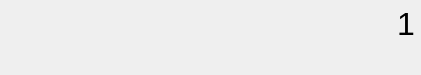
<?xml version="1.0" encoding="UTF-8"?>
<ui version="4.0">
 <class>Ssmr::ObisValueWidget</class>
 <widget class="QWidget" name="Ssmr::ObisValueWidget">
  <property name="geometry">
   <rect>
    <x>0</x>
    <y>0</y>
    <width>421</width>
    <height>75</height>
   </rect>
  </property>
  <property name="windowTitle">
   <string>Form</string>
  </property>
  <layout class="QGridLayout" name="gridLayout">
   <property name="leftMargin">
    <number>6</number>
   </property>
   <property name="topMargin">
    <number>6</number>
   </property>
   <property name="rightMargin">
    <number>6</number>
   </property>
   <property name="bottomMargin">
    <number>6</number>
   </property>
   <item row="0" column="0">
    <layout class="QHBoxLayout" name="horizontalLayout" stretch="1">
     <item>
      <widget class="QLabel" name="lblObisValueDescription">
       <property name="font">
        <font>
         <pointsize>12</pointsize>
         <weight>75</weight>
         <bold>true</bold>
        </font>
       </property>
       <property name="text">
        <string/>
       </property>
       <property name="textFormat">
        <enum>Qt::AutoText</enum>
       </property>
       <property name="alignment">
        <set>Qt::AlignBottom|Qt::AlignLeading|Qt::AlignLeft</set>
       </property>
      </widget>
     </item>
    </layout>
   </item>
   <item row="0" column="1">
    <layout class="QHBoxLayout" name="horizontalLayoutValue">
     <item>
      <widget class="QLabel" name="lblValue">
       <property name="font">
        <font>
         <pointsize>24</pointsize>
        </font>
       </property>
       <property name="text">
        <string>1</string>
       </property>
       <property name="alignment">
        <set>Qt::AlignBottom|Qt::AlignRight|Qt::AlignTrailing</set>
       </property>
      </widget>
     </item>
    </layout>
   </item>
   <item row="1" column="0">
    <widget class="QLabel" name="lblTimestamp">
     <property name="font">
      <font>
       <pointsize>7</pointsize>
      </font>
     </property>
     <property name="styleSheet">
      <string notr="true">color: rgb(186, 189, 182);</string>
     </property>
     <property name="text">
      <string/>
     </property>
     <property name="alignment">
      <set>Qt::AlignLeading|Qt::AlignLeft|Qt::AlignVCenter</set>
     </property>
    </widget>
   </item>
  </layout>
 </widget>
 <resources/>
 <connections/>
</ui>
